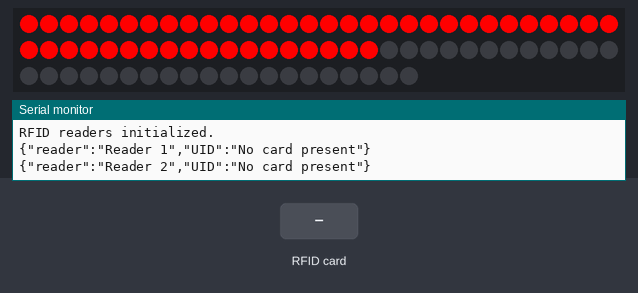
Recording of a sketch running on a simulated Arduino Uno, built with avr-gcc and run on an emulated ATmega328P. On the bench: 80 RGB LEDs in strip order, left to right, continuing on the next row, the last lines printed to the serial monitor. The inputs (shaded band) are chosen by the test bench.

Above: at 0.6 s.
At 1.4 s:
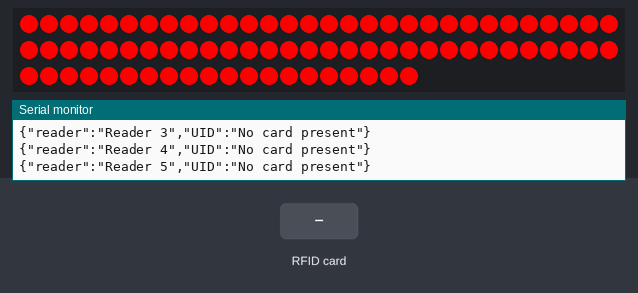
1.5 s: RFID card 5E 7A 19 C4 held to the reader
At 1.9 s:
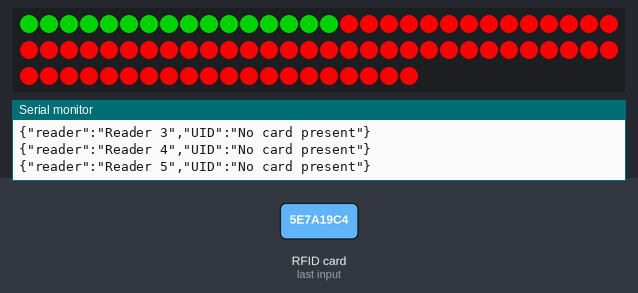
Timing chart, 0 to 4.5 s (numbered marks = the images above; inputs shaded):
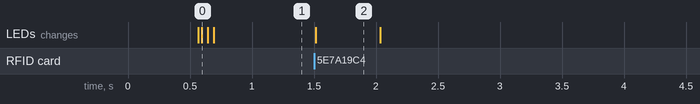

Measured:
- after the input at 1.5 s, the LEDs: change at once (image 2)
- what the display in image 2 shows lasts 0.5 s, from 1.5 s to 2.0 s

The sketch:

5nfc-readers-with-led.ino
```cpp
#include <SPI.h>
#include <MFRC522.h>
#include <ArduinoJson.h>
#include <FastLED.h>

// Reader pins
#define RST_PIN_1 8
#define CS_PIN_1 10
#define RST_PIN_2 9
#define CS_PIN_2 7
#define RST_PIN_3 6
#define CS_PIN_3 5
#define RST_PIN_4 4
#define CS_PIN_4 3
#define RST_PIN_5 A0
#define CS_PIN_5 2

MFRC522 mfrc522_1(CS_PIN_1, RST_PIN_1);
MFRC522 mfrc522_2(CS_PIN_2, RST_PIN_2);
MFRC522 mfrc522_3(CS_PIN_3, RST_PIN_3);
MFRC522 mfrc522_4(CS_PIN_4, RST_PIN_4);
MFRC522 mfrc522_5(CS_PIN_5, RST_PIN_5);

// LED ring configuration
#define DATA_PIN A1
#define NUM_LEDS_PER_RING 16
#define NUM_RINGS 5
#define NUM_LEDS (NUM_LEDS_PER_RING * NUM_RINGS)
CRGB leds[NUM_LEDS];

// Timing variables
unsigned long previousMillis1 = 0;
unsigned long previousMillis2 = 0;
unsigned long previousMillis3 = 0;
unsigned long previousMillis4 = 0;
unsigned long previousMillis5 = 0;

const long interval = 500;

void setup() {
  Serial.begin(9600);
  while (!Serial);
  Serial.println("Initializing...");

  SPI.begin();
  Serial.println("SPI bus initialized.");

  mfrc522_1.PCD_Init();
  mfrc522_2.PCD_Init();
  mfrc522_3.PCD_Init();
  mfrc522_4.PCD_Init();
  mfrc522_5.PCD_Init();
  Serial.println("RFID readers initialized.");

  FastLED.addLeds<WS2812, DATA_PIN, GRB>(leds, NUM_LEDS);
  FastLED.clear();
  FastLED.show();
}

void loop() {
  unsigned long currentMillis = millis();

  if (currentMillis - previousMillis1 >= interval) {
    previousMillis1 = currentMillis;
    checkReader(mfrc522_1, "Reader 1", 0);
  }

  if (currentMillis - previousMillis2 >= interval) {
    previousMillis2 = currentMillis;
    checkReader(mfrc522_2, "Reader 2", 1);
  }

  if (currentMillis - previousMillis3 >= interval) {
    previousMillis3 = currentMillis;
    checkReader(mfrc522_3, "Reader 3", 2);
  }

  if (currentMillis - previousMillis4 >= interval) {
    previousMillis4 = currentMillis;
    checkReader(mfrc522_4, "Reader 4", 3);
  }

  if (currentMillis - previousMillis5 >= interval) {
    previousMillis5 = currentMillis;
    checkReader(mfrc522_5, "Reader 5", 4);
  }
}

void checkReader(MFRC522 &reader, const char *readerName, int ringIndex) {
  DynamicJsonDocument nfcDoc(1024);

  bool cardDetected = reader.PICC_IsNewCardPresent() && reader.PICC_ReadCardSerial();

  if (cardDetected) {
    String uidStr = "";
    for (byte i = 0; i < reader.uid.size; i++) {
      uidStr += String(reader.uid.uidByte[i] < 0x10 ? " 0" : " ");
      uidStr += String(reader.uid.uidByte[i], HEX);
    }
    nfcDoc["reader"] = readerName;
    nfcDoc["UID"] = uidStr;

    // Turn on the LED ring corresponding to the reader
    setRingColor(ringIndex, CRGB::Green);
  } else {
    nfcDoc["reader"] = readerName;
    nfcDoc["UID"] = "No card present";

    // Turn off the LED ring corresponding to the reader
    setRingColor(ringIndex, CRGB::Red);
  }

  serializeJson(nfcDoc, Serial);
  Serial.println();
}

void setRingColor(int ringIndex, CRGB color) {
  int startIndex = ringIndex * NUM_LEDS_PER_RING;
  int endIndex = startIndex + NUM_LEDS_PER_RING;
  for (int i = startIndex; i < endIndex; i++) {
    leds[i] = color;
  }
  FastLED.show();
}
```
